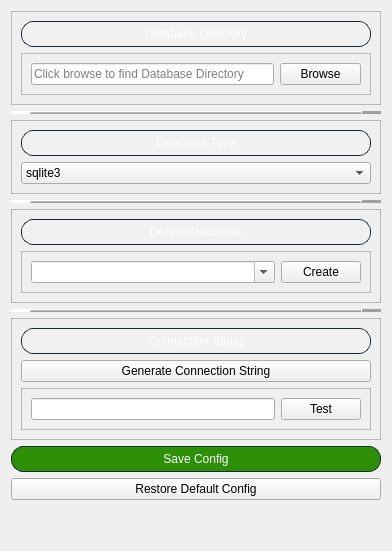
            <widget class="QWidget" name="configEdit_Page">
             <layout class="QVBoxLayout" name="verticalLayout_15">
              <property name="sizeConstraint">
               <enum>QLayout::SetDefaultConstraint</enum>
              </property>
              <item>
               <widget class="QFrame" name="defaultDatabasePath_MainFrame">
                <property name="frameShape">
                 <enum>QFrame::StyledPanel</enum>
                </property>
                <property name="frameShadow">
                 <enum>QFrame::Raised</enum>
                </property>
                <layout class="QVBoxLayout" name="verticalLayout_23">
                 <item>
                  <widget class="QPushButton" name="defaultDatabasePath_LabelButton_4">
                   <property name="enabled">
                    <bool>false</bool>
                   </property>
                   <property name="styleSheet">
                    <string notr="true">QPushButton {
    background-color: rgba(255,255,255,30); /* Steam's Button Background Color */
    color: #ffffff; /* White text for buttons */
    border: 1px solid #1b2838;
    border-radius: 12px;
    padding: 5px 10px;
}</string>
                   </property>
                   <property name="text">
                    <string>Database Directory</string>
                   </property>
                   <property name="icon">
                    <iconset resource="icons.qrc">
                     <normaloff>:/file_open/icons/icons8-excel.svg</normaloff>:/file_open/icons/icons8-excel.svg</iconset>
                   </property>
                  </widget>
                 </item>
                 <item>
                  <widget class="QFrame" name="defaultDatabasePath_frame_5">
                   <property name="sizePolicy">
                    <sizepolicy hsizetype="Preferred" vsizetype="Preferred">
                     <horstretch>0</horstretch>
                     <verstretch>2</verstretch>
                    </sizepolicy>
                   </property>
                   <property name="frameShape">
                    <enum>QFrame::StyledPanel</enum>
                   </property>
                   <property name="frameShadow">
                    <enum>QFrame::Raised</enum>
                   </property>
                   <layout class="QHBoxLayout" name="horizontalLayout_22">
                    <item>
                     <widget class="QLineEdit" name="defaultDatabasePath_Line_4">
                      <property name="enabled">
                       <bool>true</bool>
                      </property>
                      <property name="sizePolicy">
                       <sizepolicy hsizetype="Minimum" vsizetype="Fixed">
                        <horstretch>6</horstretch>
                        <verstretch>0</verstretch>
                       </sizepolicy>
                      </property>
                      <property name="text">
                       <string/>
                      </property>
                      <property name="readOnly">
                       <bool>true</bool>
                      </property>
                      <property name="placeholderText">
                       <string>Click browse to find Database Directory</string>
                      </property>
                     </widget>
                    </item>
                    <item>
                     <widget class="QPushButton" name="defaultDatabasePathBrowse_Button_4">
                      <property name="sizePolicy">
                       <sizepolicy hsizetype="Preferred" vsizetype="Fixed">
                        <horstretch>2</horstretch>
                        <verstretch>0</verstretch>
                       </sizepolicy>
                      </property>
                      <property name="styleSheet">
                       <string notr="true">.material-icons.orange600 { color: #FB8C00; }</string>
                      </property>
                      <property name="text">
                       <string>Browse</string>
                      </property>
                      <property name="icon">
                       <iconset resource="icons.qrc">
                        <normaloff>:/file_open/icons/icons8-open-file.svg</normaloff>:/file_open/icons/icons8-open-file.svg</iconset>
                      </property>
                     </widget>
                    </item>
                   </layout>
                  </widget>
                 </item>
                </layout>
               </widget>
              </item>
              <item>
               <widget class="Line" name="line_10">
                <property name="frameShadow">
                 <enum>QFrame::Raised</enum>
                </property>
                <property name="lineWidth">
                 <number>20</number>
                </property>
                <property name="midLineWidth">
                 <number>1</number>
                </property>
                <property name="orientation">
                 <enum>Qt::Horizontal</enum>
                </property>
               </widget>
              </item>
              <item>
               <widget class="QFrame" name="frame_2">
                <property name="maximumSize">
                 <size>
                  <width>16777215</width>
                  <height>100</height>
                 </size>
                </property>
                <property name="frameShape">
                 <enum>QFrame::StyledPanel</enum>
                </property>
                <property name="frameShadow">
                 <enum>QFrame::Raised</enum>
                </property>
                <layout class="QVBoxLayout" name="verticalLayout_14">
                 <item>
                  <widget class="QPushButton" name="defaultDatabaseTypeName_label">
                   <property name="enabled">
                    <bool>false</bool>
                   </property>
                   <property name="styleSheet">
                    <string notr="true">QPushButton {
    background-color: rgba(255,255,255,30); /* Steam's Button Background Color */
    color: #ffffff; /* White text for buttons */
    border: 1px solid #1b2838;
    border-radius: 12px;
    padding: 5px 10px;
}</string>
                   </property>
                   <property name="text">
                    <string>Database Type</string>
                   </property>
                   <property name="icon">
                    <iconset resource="icons.qrc">
                     <normaloff>:/file_open/icons/icons8-sql-90.png</normaloff>:/file_open/icons/icons8-sql-90.png</iconset>
                   </property>
                  </widget>
                 </item>
                 <item>
                  <widget class="QComboBox" name="defaultDatabaseTypeConfig_ComboBox">
                   <property name="sizePolicy">
                    <sizepolicy hsizetype="Preferred" vsizetype="Fixed">
                     <horstretch>8</horstretch>
                     <verstretch>0</verstretch>
                    </sizepolicy>
                   </property>
                   <property name="editable">
                    <bool>false</bool>
                   </property>
                   <property name="currentText">
                    <string>sqlite3</string>
                   </property>
                   <property name="currentIndex">
                    <number>0</number>
                   </property>
                   <property name="placeholderText">
                    <string>Choose a DataBase, then click connect</string>
                   </property>
                   <item>
                    <property name="text">
                     <string>sqlite3</string>
                    </property>
                   </item>
                  </widget>
                 </item>
                </layout>
               </widget>
              </item>
              <item>
               <widget class="Line" name="line_9">
                <property name="frameShadow">
                 <enum>QFrame::Raised</enum>
                </property>
                <property name="lineWidth">
                 <number>20</number>
                </property>
                <property name="midLineWidth">
                 <number>1</number>
                </property>
                <property name="orientation">
                 <enum>Qt::Horizontal</enum>
                </property>
               </widget>
              </item>
              <item>
               <widget class="QFrame" name="defaultDatabase_mainframe">
                <property name="maximumSize">
                 <size>
                  <width>16777215</width>
                  <height>100</height>
                 </size>
                </property>
                <property name="frameShape">
                 <enum>QFrame::StyledPanel</enum>
                </property>
                <property name="frameShadow">
                 <enum>QFrame::Raised</enum>
                </property>
                <layout class="QVBoxLayout" name="verticalLayout_16">
                 <item>
                  <widget class="QPushButton" name="defaultDatabaseName_label">
                   <property name="enabled">
                    <bool>false</bool>
                   </property>
                   <property name="styleSheet">
                    <string notr="true">QPushButton {
    background-color: rgba(255,255,255,30); /* Steam's Button Background Color */
    color: #ffffff; /* White text for buttons */
    border: 1px solid #1b2838;
    border-radius: 12px;
    padding: 5px 10px;
}</string>
                   </property>
                   <property name="text">
                    <string>Default Database</string>
                   </property>
                   <property name="icon">
                    <iconset resource="icons.qrc">
                     <normaloff>:/file_open/icons/icons8-database-100.png</normaloff>:/file_open/icons/icons8-database-100.png</iconset>
                   </property>
                  </widget>
                 </item>
                 <item>
                  <widget class="QFrame" name="defaultDatabaseChoice_frame">
                   <property name="frameShape">
                    <enum>QFrame::StyledPanel</enum>
                   </property>
                   <property name="frameShadow">
                    <enum>QFrame::Raised</enum>
                   </property>
                   <layout class="QHBoxLayout" name="horizontalLayout_14">
                    <item>
                     <widget class="QComboBox" name="defaultDatabaseConfig_ComboBox">
                      <property name="sizePolicy">
                       <sizepolicy hsizetype="Preferred" vsizetype="Fixed">
                        <horstretch>8</horstretch>
                        <verstretch>0</verstretch>
                       </sizepolicy>
                      </property>
                      <property name="editable">
                       <bool>true</bool>
                      </property>
                      <property name="placeholderText">
                       <string>Choose a DataBase, then click connect</string>
                      </property>
                     </widget>
                    </item>
                    <item>
                     <widget class="QPushButton" name="defaultDatabaseCreate_Button">
                      <property name="sizePolicy">
                       <sizepolicy hsizetype="Preferred" vsizetype="Fixed">
                        <horstretch>2</horstretch>
                        <verstretch>0</verstretch>
                       </sizepolicy>
                      </property>
                      <property name="text">
                       <string>Create</string>
                      </property>
                      <property name="icon">
                       <iconset resource="icons.qrc">
                        <normaloff>:/file_open/icons/icons8-add-database-100.png</normaloff>:/file_open/icons/icons8-add-database-100.png</iconset>
                      </property>
                     </widget>
                    </item>
                   </layout>
                  </widget>
                 </item>
                </layout>
               </widget>
              </item>
              <item>
               <widget class="Line" name="line_8">
                <property name="frameShadow">
                 <enum>QFrame::Raised</enum>
                </property>
                <property name="lineWidth">
                 <number>20</number>
                </property>
                <property name="midLineWidth">
                 <number>1</number>
                </property>
                <property name="orientation">
                 <enum>Qt::Horizontal</enum>
                </property>
               </widget>
              </item>
              <item>
               <widget class="QFrame" name="defaultDatabaseCon_MainFrame">
                <property name="maximumSize">
                 <size>
                  <width>16777215</width>
                  <height>16777215</height>
                 </size>
                </property>
                <property name="frameShape">
                 <enum>QFrame::StyledPanel</enum>
                </property>
                <property name="frameShadow">
                 <enum>QFrame::Raised</enum>
                </property>
                <layout class="QVBoxLayout" name="verticalLayout_17">
                 <item>
                  <widget class="QPushButton" name="defaultDatabaseConString_label_2">
                   <property name="enabled">
                    <bool>false</bool>
                   </property>
                   <property name="styleSheet">
                    <string notr="true">QPushButton {
    background-color: rgba(255,255,255,30); /* Steam's Button Background Color */
    color: #ffffff; /* White text for buttons */
    border: 1px solid #1b2838;
    border-radius: 12px;
    padding: 5px 10px;
}</string>
                   </property>
                   <property name="text">
                    <string>Connection String</string>
                   </property>
                   <property name="icon">
                    <iconset resource="icons.qrc">
                     <normaloff>:/file_open/icons/icons8-connection-100.png</normaloff>:/file_open/icons/icons8-connection-100.png</iconset>
                   </property>
                  </widget>
                 </item>
                 <item>
                  <widget class="QPushButton" name="defaultDatabaseConStringGen_Button">
                   <property name="sizePolicy">
                    <sizepolicy hsizetype="Preferred" vsizetype="Fixed">
                     <horstretch>2</horstretch>
                     <verstretch>0</verstretch>
                    </sizepolicy>
                   </property>
                   <property name="text">
                    <string>Generate Connection String</string>
                   </property>
                   <property name="icon">
                    <iconset resource="icons.qrc">
                     <normaloff>:/file_open/icons/icons8-mechanistic-analysis-100.png</normaloff>:/file_open/icons/icons8-mechanistic-analysis-100.png</iconset>
                   </property>
                  </widget>
                 </item>
                 <item>
                  <widget class="QFrame" name="defaultDatabaseCon_frame_2">
                   <property name="frameShape">
                    <enum>QFrame::StyledPanel</enum>
                   </property>
                   <property name="frameShadow">
                    <enum>QFrame::Raised</enum>
                   </property>
                   <layout class="QHBoxLayout" name="horizontalLayout_15">
                    <item>
                     <widget class="QLineEdit" name="defaultDatabaseConString_lineEdit_2">
                      <property name="sizePolicy">
                       <sizepolicy hsizetype="Expanding" vsizetype="Fixed">
                        <horstretch>8</horstretch>
                        <verstretch>0</verstretch>
                       </sizepolicy>
                      </property>
                     </widget>
                    </item>
                    <item>
                     <widget class="QPushButton" name="defaultDatabaseConTest_Button_2">
                      <property name="sizePolicy">
                       <sizepolicy hsizetype="Preferred" vsizetype="Fixed">
                        <horstretch>2</horstretch>
                        <verstretch>0</verstretch>
                       </sizepolicy>
                      </property>
                      <property name="text">
                       <string>Test</string>
                      </property>
                      <property name="icon">
                       <iconset resource="icons.qrc">
                        <normaloff>:/file_open/icons/icons8-wrench-100.png</normaloff>:/file_open/icons/icons8-wrench-100.png</iconset>
                      </property>
                     </widget>
                    </item>
                   </layout>
                  </widget>
                 </item>
                </layout>
               </widget>
              </item>
              <item>
               <widget class="QPushButton" name="defaultDatabaseConSave_Button">
                <property name="sizePolicy">
                 <sizepolicy hsizetype="Preferred" vsizetype="Fixed">
                  <horstretch>2</horstretch>
                  <verstretch>0</verstretch>
                 </sizepolicy>
                </property>
                <property name="styleSheet">
                 <string notr="true">QPushButton {
    background-color: #2C8F05; /* Steam's Button Background Color */
    color: #ffffff; /* White text for buttons */
    border: 1px solid #1b2838;
    border-radius: 12px;
    padding: 5px 10px;
}

QPushButton:hover {
    background-color: #4B982C; /* Darker shade on hover */
}

QPushButton:pressed {
    background-color: #216407; /* Darker shade when pressed */
}</string>
                </property>
                <property name="text">
                 <string>Save Config</string>
                </property>
                <property name="icon">
                 <iconset resource="icons.qrc">
                  <normaloff>:/file_open/icons/icons8-save-100.png</normaloff>:/file_open/icons/icons8-save-100.png</iconset>
                </property>
               </widget>
              </item>
              <item>
               <widget class="QPushButton" name="DatabaseEditRestoreDefault_Button">
                <property name="sizePolicy">
                 <sizepolicy hsizetype="Preferred" vsizetype="Fixed">
                  <horstretch>2</horstretch>
                  <verstretch>0</verstretch>
                 </sizepolicy>
                </property>
                <property name="text">
                 <string>Restore Default Config</string>
                </property>
                <property name="icon">
                 <iconset resource="icons.qrc">
                  <normaloff>:/file_open/icons/icons8-reload-100.png</normaloff>:/file_open/icons/icons8-reload-100.png</iconset>
                </property>
               </widget>
              </item>
              <item>
               <spacer name="verticalSpacer_3">
                <property name="orientation">
                 <enum>Qt::Vertical</enum>
                </property>
                <property name="sizeHint" stdset="0">
                 <size>
                  <width>20</width>
                  <height>40</height>
                 </size>
                </property>
               </spacer>
              </item>
             </layout>
            </widget>
